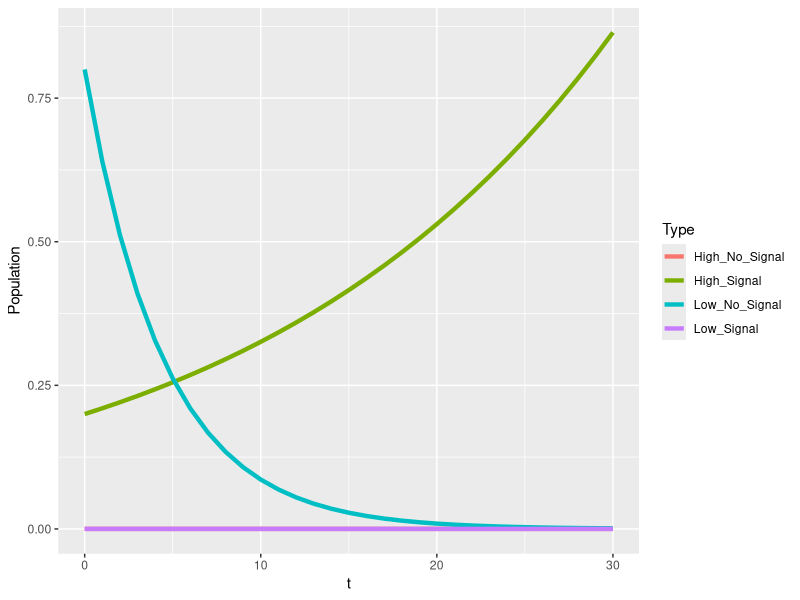
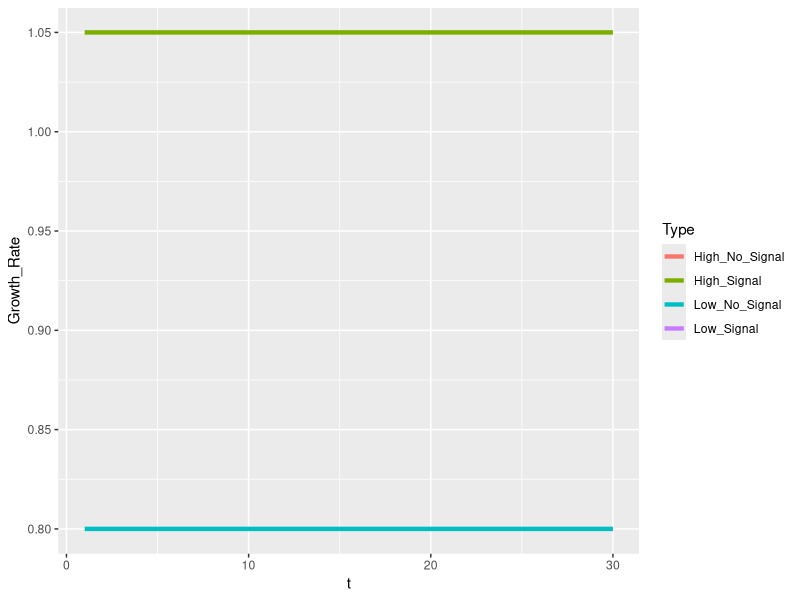
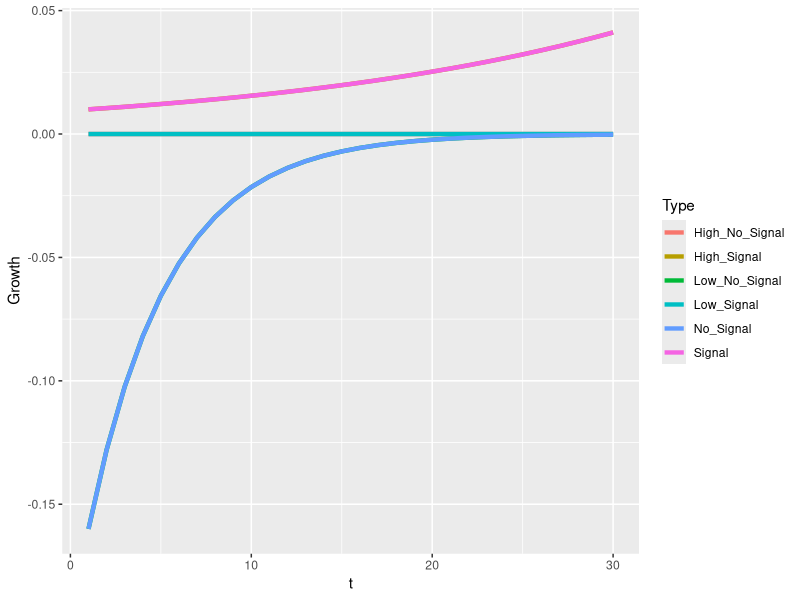
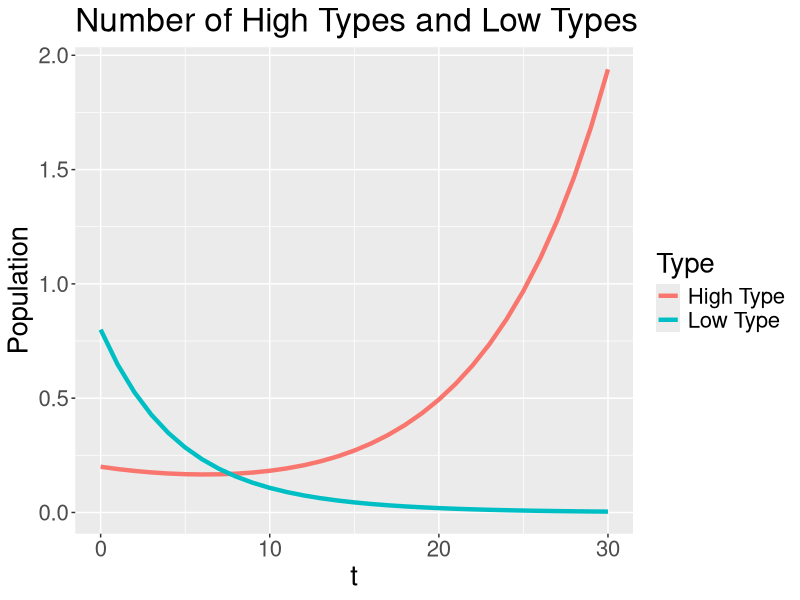
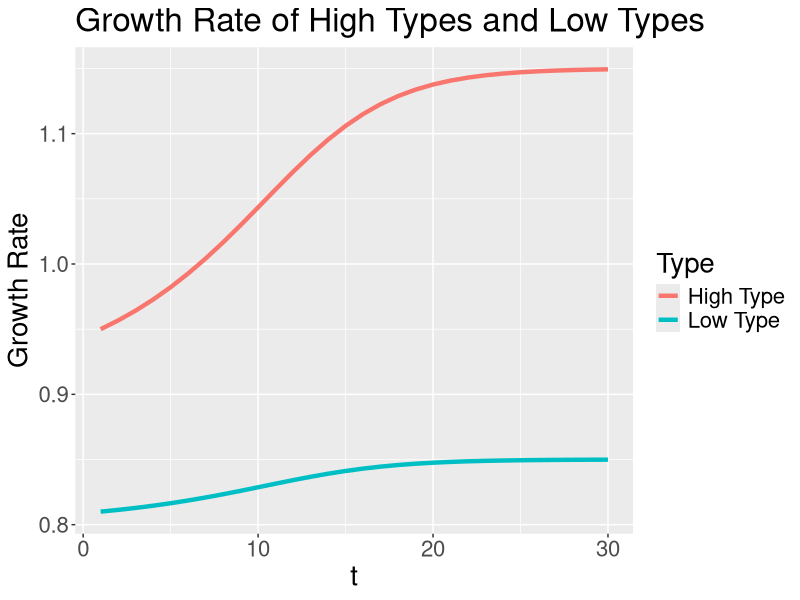
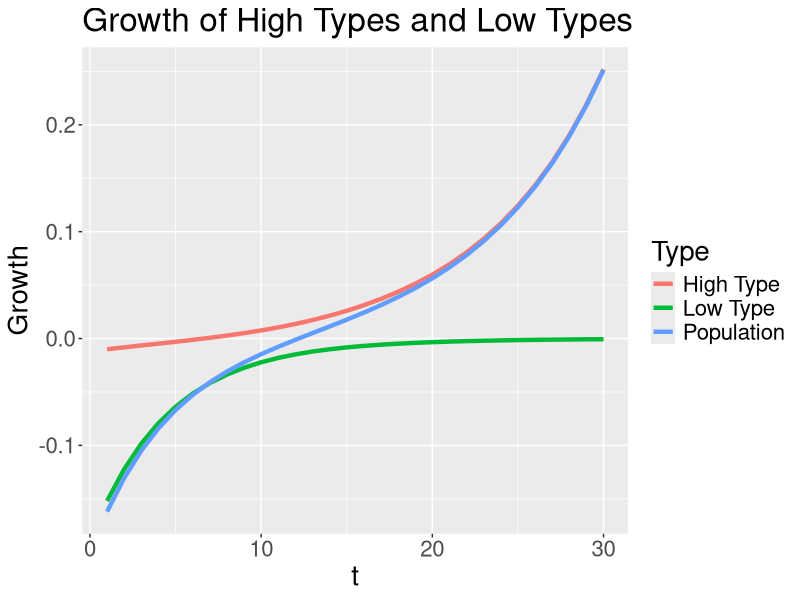
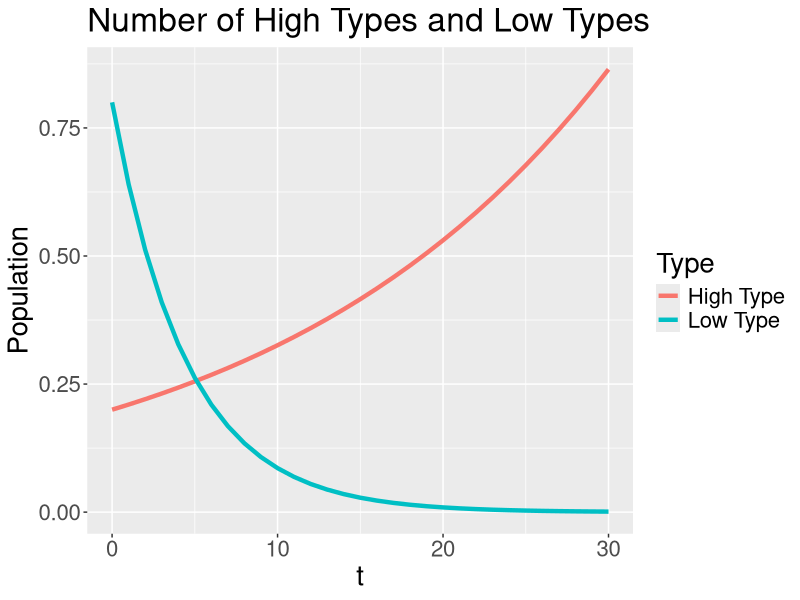
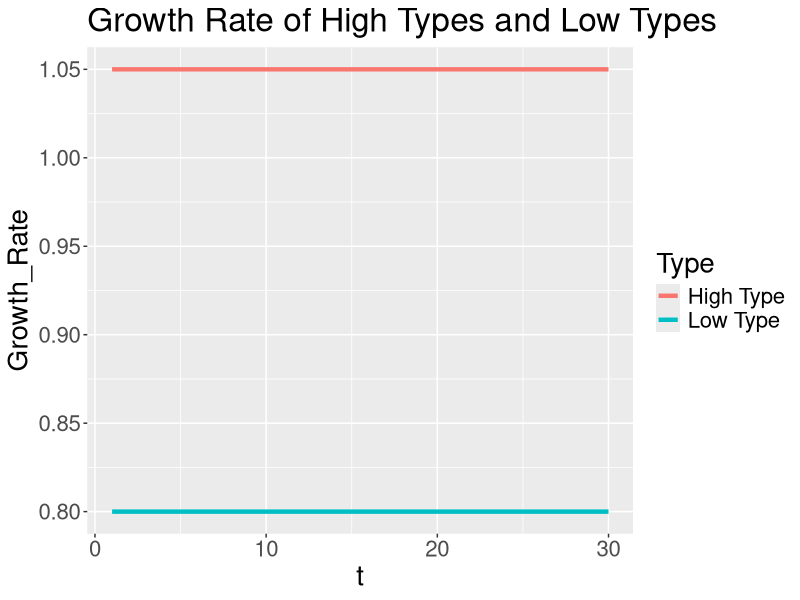

Source code (R) for these figures, in order:
library("tidyverse", "shiny", "stringr")

time = 30
vHH =1.15
vHL = .9
vLH = .85
vLL = .8
K = .1
ratio = .2
ratio_l = 0
ratio_h = 1
pop_grow = "Unbounded exponential growth"
#"Fixed population", "Unbounded exponential growth", "Logistic growth to capacity"
join_scenario = "Fight"
#"Fight", "Merge"
start = 20
beta = .2


evo = function(ratio, ratio_h, ratio_l, vHH, vHL, vLH, vLL, K, time, pop_grow){
  H_N = (1-ratio_h)*ratio
  H_S = ratio_h*ratio
  L_N = (1-ratio_l)*(1-ratio)
  L_S = ratio_l*(1-ratio)
  pop = data.frame(H_N,H_S,L_N,L_S)
  SHH = max(vHH - K, 0)
  SHL = max(vHL - K, 0)
  SLH = max(vLH - K, 0)
  SLL = max(vLL - K, 0)
  payoffs = data.frame(vHH,vHL,vLH,vLL,SHH,SHL,SLH,SLL)
  expected_payoffs = data.frame()
  for(i in 1:time){
    H_N = as.numeric(tail(pop,1)[1])
    H_S = as.numeric(tail(pop,1)[2])
    L_N = as.numeric(tail(pop,1)[3])
    L_S = as.numeric(tail(pop,1)[4])
    S_H = if(H_S+L_S>0){
      H_S/(H_S+L_S)} else {0}
    S_L = 1-S_H
    N_H = if(H_N+L_N>0){
      H_N/(H_N+L_N)} else {0}
    N_L = 1-N_H
    H_N_P = H_N*(N_H*as.numeric(payoffs[1])+N_L*as.numeric(payoffs[2]))
    H_S_P = H_S*(S_H*as.numeric(payoffs[5])+S_L*as.numeric(payoffs[6]))
    L_N_P = L_N*(N_H*as.numeric(payoffs[3])+N_L*as.numeric(payoffs[4]))
    L_S_P = L_S*(S_H*as.numeric(payoffs[7])+S_L*as.numeric(payoffs[8]))
    if (pop_grow == "Fixed population"){
      Total_P = H_N_P+H_S_P+L_N_P+L_S_P
      expected_payoffs1 = data.frame(High_No_Signal = H_N_P/(H_N*Total_P), High_Signal = H_S_P/(H_S*Total_P), Low_No_Signal = L_N_P/(L_N*Total_P), Low_Signal = L_S_P/(L_S*Total_P))
      H_N = H_N_P/Total_P
      H_S = H_S_P/Total_P
      L_N = L_N_P/Total_P
      L_S = L_S_P/Total_P
    }
    if (pop_grow == "Unbounded exponential growth") {
      expected_payoffs1 = data.frame(High_No_Signal = H_N_P/H_N, High_Signal = H_S_P/H_S, Low_No_Signal = L_N_P/L_N, Low_Signal = L_S_P/L_S)
      H_N = H_N_P
      H_S = H_S_P
      L_N = L_N_P
      L_S = L_S_P
    }
    pop1 = data.frame(H_N,H_S,L_N,L_S)
    pop = rbind(pop, pop1)
    expected_payoffs = rbind(expected_payoffs, expected_payoffs1)
  }
  
  growth = pop[2:(time+1),]-pop[1:time,]
  growth = growth %>%
    rename(High_No_Signal = H_N,
           High_Signal = H_S,
           Low_No_Signal = L_N,
           Low_Signal = L_S) %>%
    mutate(t = 1:time,
           Signal = High_Signal + Low_Signal,
           No_Signal = High_No_Signal + Low_No_Signal) %>%
    gather("No_Signal", "High_No_Signal", "Low_No_Signal", "Signal", "High_Signal", "Low_Signal", key = Type, value = "Growth")
  
  pop = pop %>%
    rename(High_No_Signal = H_N,
           High_Signal = H_S,
           Low_No_Signal = L_N,
           Low_Signal = L_S) %>%
    mutate(t = 0:time) %>%
    gather("High_No_Signal", "Low_No_Signal", "High_Signal", "Low_Signal", key = Type, value = "Population")
  
  expected_payoffs = expected_payoffs %>%
    mutate(t = 1:time) %>%
    gather("High_No_Signal", "Low_No_Signal", "High_Signal", "Low_Signal", key = Type, value = "Growth_Rate")
  list(pop, expected_payoffs, growth)
}

pop_evo = evo(ratio, ratio_h, ratio_l, vHH, vHL, vLH, vLL, K, time, pop_grow)[[1]]
rate_evo = evo(ratio, ratio_h, ratio_l, vHH, vHL, vLH, vLL, K, time, pop_grow)[[2]]
grow_evo = evo(ratio, ratio_h, ratio_l, vHH, vHL, vLH, vLL, K, time, pop_grow)[[3]]

ggplot(data = pop_evo, aes(x = t, y = Population, color = Type)) +
  geom_line(size = 1.5)

ggplot(data = rate_evo, aes(x = t, y = Growth_Rate, color = Type)) +
  geom_line(size = 1.5)

ggplot(data = grow_evo, aes(x = t, y = Growth, color = Type)) +
  geom_line(size = 1.5)


#make graphs for population evolution with no signaling

pop_evo = evo(ratio, 0, 0, vHH, vHL, vLH, vLL, K, time, pop_grow)[[1]]
rate_evo = evo(ratio, 0, 0, vHH, vHL, vLH, vLL, K, time, pop_grow)[[2]]
grow_evo = evo(ratio, 0, 0, vHH, vHL, vLH, vLL, K, time, pop_grow)[[3]]

pop_evo_NS = rbind(pop_evo[pop_evo$Type=="High_No_Signal",], pop_evo[pop_evo$Type=="Low_No_Signal",])
rate_evo_NS = rbind(rate_evo[rate_evo$Type=="High_No_Signal",], rate_evo[rate_evo$Type=="Low_No_Signal",])
grow_evo_NS = rbind(grow_evo[grow_evo$Type=="No_Signal",], grow_evo[grow_evo$Type=="High_No_Signal",], grow_evo[grow_evo$Type=="Low_No_Signal",])

pop_evo_NS$Type[pop_evo_NS$Type=="High_No_Signal"] = "High Type"
pop_evo_NS$Type[pop_evo_NS$Type=="Low_No_Signal"] = "Low Type"
rate_evo_NS$Type[rate_evo_NS$Type=="High_No_Signal"] = "High Type"
rate_evo_NS$Type[rate_evo_NS$Type=="Low_No_Signal"] = "Low Type"
grow_evo_NS$Type[grow_evo_NS$Type=="High_No_Signal"] = "High Type"
grow_evo_NS$Type[grow_evo_NS$Type=="Low_No_Signal"] = "Low Type"
grow_evo_NS$Type[grow_evo_NS$Type=="No_Signal"] = "Population"

ggplot(data = pop_evo_NS, aes(x = t, y = Population, color = Type)) +
  geom_line(size = 1.5) +
  theme(text = element_text(size = 20)) +
  ggtitle("Number of High Types and Low Types")

ggplot(data = rate_evo_NS, aes(x = t, y = Growth_Rate, color = Type)) +
  geom_line(size = 1.5) +
  theme(text = element_text(size = 20)) +
  labs(y = "Growth Rate") +
  ggtitle("Growth Rate of High Types and Low Types")

ggplot(data = grow_evo_NS, aes(x = t, y = Growth, color = Type)) +
  geom_line(size = 1.5) +
  theme(text = element_text(size = 20)) +
  ggtitle("Growth of High Types and Low Types")

#make graphs for population where only high type signals.

pop_evo = evo(ratio, 1, 0, vHH, vHL, vLH, vLL, K, time, pop_grow)[[1]]
rate_evo = evo(ratio, 1, 0, vHH, vHL, vLH, vLL, K, time, pop_grow)[[2]]
grow_evo = evo(ratio, 1, 0, vHH, vHL, vLH, vLL, K, time, pop_grow)[[3]]

grow_evo = grow_evo %>%
  pivot_wider(names_from = Type, values_from = Growth) %>%
  mutate(Signal = High_Signal+Low_No_Signal) %>%
  pivot_longer(!t, names_to = "Type", values_to = "Growth") %>%
  arrange(Type)

pop_evo_S = rbind(pop_evo[pop_evo$Type=="High_Signal",], pop_evo[pop_evo$Type=="Low_No_Signal",])
rate_evo_S = rbind(rate_evo[rate_evo$Type=="High_Signal",], rate_evo[rate_evo$Type=="Low_No_Signal",])
grow_evo_S = rbind(grow_evo[grow_evo$Type=="Signal",], grow_evo[grow_evo$Type=="High_Signal",], grow_evo[grow_evo$Type=="Low_No_Signal",])

pop_evo_S$Type[pop_evo_S$Type=="High_Signal"] = "High Type"
pop_evo_S$Type[pop_evo_S$Type=="Low_No_Signal"] = "Low Type"
rate_evo_S$Type[rate_evo_S$Type=="High_Signal"] = "High Type"
rate_evo_S$Type[rate_evo_S$Type=="Low_No_Signal"] = "Low Type"
grow_evo_S$Type[grow_evo_S$Type=="High_Signal"] = "High Type"
grow_evo_S$Type[grow_evo_S$Type=="Low_No_Signal"] = "Low Type"
grow_evo_S$Type[grow_evo_S$Type=="Signal"] = "Population"

ggplot(data = pop_evo_S, aes(x = t, y = Population, color = Type)) +
  geom_line(size = 1.5) +
  theme(text = element_text(size = 20)) +
  ggtitle("Number of High Types and Low Types")

ggplot(data = rate_evo_S, aes(x = t, y = Growth_Rate, color = Type)) +
  geom_line(size = 1.5) +
  theme(text = element_text(size = 20)) +
  ggtitle("Growth Rate of High Types and Low Types")

ggplot(data = grow_evo_S, aes(x = t, y = Growth, color = Type)) +
  geom_line(size = 1.5) +
  theme(text = element_text(size = 20)) +
  labs(y = "Growth Rate") +
  ggtitle("Growth of High Types and Low Types")

evo_elect = function(ratio, vHH, vHL, vLH, vLL, K, time){
  SHH = max(vHH - K, 0)
  SHL = max(vHL - K, 0)
  SLH = max(vLH - K, 0)
  SLL = max(vLL - K, 0)
  payoffs = data.frame(vHH,vHL,vLH,vLL,SHH,SHL,SLH,SLL)
  H = ratio
  L = 1-ratio
  vH = H*vHH+L*vHL
  if(SHH>vH){
    S = 1
  } else {
    S = 0
  }
  pop = data.frame(H,L,S)
  for(i in 1:time){
    H = as.numeric(tail(pop,1)[1])
    L = as.numeric(tail(pop,1)[2])
    vH = H*as.numeric(payoffs[1])+L*as.numeric(payoffs[2])
    if(SHH>vH){
      S = 1
      H_P = H*SHH
    } else {
      S = 0
      H_P = H*vH
    }
    L_P = L*((1-S)*(H*vLH+L*vLL)+S*vLL)
    Total_P = H_P+L_P
    H = H_P/Total_P
    L = L_P/Total_P
    pop1 = data.frame(H,L,S)
    pop = rbind(pop, pop1)
  }
  pop = pop %>%
    rename(High_Type = H,
           Low_Type = L,
           Signal = S) %>%
    mutate(t = 0:time) %>%
    gather("High_Type", "Low_Type", key = Type, value = Proportion)
  pop$Signal[pop$Type=="Low_Type"]=0
  pop$Signal = as.factor(pop$Signal)
  pop
}

pop_evo_elect = evo_elect(ratio, vHH, vHL, vLH, vLL, K, time)

pop_evo_electS = pop_evo_elect %>%
  filter(Signal == 1)
pop_evo_electS$Type = "High_Type_Signaling"

ggplot(data = pop_evo_elect, aes(x = t, y = Proportion, color = Type)) +
  geom_line()+
  geom_line(data = pop_evo_electS, aes(x = t, y = Proportion, color = Type))

evo_apart = function(ratio, vHH, vHL, vLH, vLL, K, time, pop_grow){
  H_N = ratio
  H_S = ratio
  L_N = 1-ratio
  L_S = 1-ratio
  pop = data.frame(H_N,H_S,L_N,L_S)
  SHH = max(vHH - K, 0)
  SHL = max(vHL - K, 0)
  SLH = max(vLH - K, 0)
  SLL = max(vLL - K, 0)
  payoffs = data.frame(vHH,vHL,vLH,vLL,SHH,SHL,SLH,SLL)
  expected_payoffs = data.frame()
  group_payoffs = data.frame()
  for(i in 1:time){
    H_N = as.numeric(tail(pop,1)[1])
    H_S = as.numeric(tail(pop,1)[2])
    L_N = as.numeric(tail(pop,1)[3])
    L_S = as.numeric(tail(pop,1)[4])
    S_H = if(H_S+L_S>0){
      H_S/(H_S+L_S)} else {0}
    S_L = 1-S_H
    N_H = if(H_N+L_N>0){
      H_N/(H_N+L_N)} else {0}
    N_L = 1-N_H
    H_N_P = H_N*(N_H*as.numeric(payoffs[1])+N_L*as.numeric(payoffs[2]))
    H_S_P = H_S*(S_H*as.numeric(payoffs[5])+S_L*as.numeric(payoffs[6]))
    L_N_P = L_N*(N_H*as.numeric(payoffs[3])+N_L*as.numeric(payoffs[4]))
    L_S_P = L_S*(S_H*as.numeric(payoffs[7])+S_L*as.numeric(payoffs[8]))
    if (pop_grow == "Fixed population"){
      Total_N_P = H_N_P+L_N_P
      Total_S_P = H_S_P+L_S_P
      expected_payoffs1 = data.frame(High_No_Signal = H_N_P/(H_N*Total_N_P), High_Signal = H_S_P/(H_S*Total_S_P), Low_No_Signal = L_N_P/(L_N*Total_N_P), Low_Signal = L_S_P/(L_S*Total_S_P))
      H_N = H_N_P/Total_N_P
      H_S = H_S_P/Total_S_P
      L_N = L_N_P/Total_N_P
      L_S = L_S_P/Total_S_P
    }
    if (pop_grow == "Unbounded exponential growth") {
      expected_payoffs1 = data.frame(High_No_Signal = H_N_P/H_N, High_Signal = H_S_P/H_S, Low_No_Signal = L_N_P/L_N, Low_Signal = L_S_P/L_S)
      H_N = H_N_P
      H_S = H_S_P
      L_N = L_N_P
      L_S = L_S_P
    }
    pop1 = data.frame(H_N,H_S,L_N,L_S)
    pop = rbind(pop, pop1)
    group_payoffs1 = data.frame(No_Signal = expected_payoffs1[[1]]*N_H + expected_payoffs1[[3]]*N_L, Signal = expected_payoffs1[[2]]*S_H + expected_payoffs1[[4]]*S_L)
    group_payoffs = rbind(group_payoffs, group_payoffs1)
    expected_payoffs = rbind(expected_payoffs, expected_payoffs1)
  }
  growth = pop[2:(time+1),]-pop[1:time,]
  growth = growth %>%
    rename(High_No_Signal = H_N,
           High_Signal = H_S,
           Low_No_Signal = L_N,
           Low_Signal = L_S) %>%
    mutate(t = 1:time,
           Signal = High_Signal + Low_Signal,
           No_Signal = High_No_Signal + Low_No_Signal) %>%
    gather("No_Signal", "High_No_Signal", "Low_No_Signal", "Signal", "High_Signal", "Low_Signal", key = Type, value = "Growth")
  
  pop = pop %>%
    rename(High_No_Signal = H_N,
           High_Signal = H_S,
           Low_No_Signal = L_N,
           Low_Signal = L_S) %>%
    mutate(t = 0:time,
           Signal = High_Signal + Low_Signal,
           No_Signal = High_No_Signal + Low_No_Signal) %>%
    gather("No_Signal", "High_No_Signal", "Low_No_Signal", "Signal", "High_Signal", "Low_Signal", key = Type, value = "Population")
  
  expected_payoffs = cbind(expected_payoffs,group_payoffs)
  expected_payoffs = expected_payoffs %>%
    mutate(t = 1:time) %>%
    gather("No_Signal", "High_No_Signal", "Low_No_Signal", "Signal", "High_Signal", "Low_Signal", key = Type, value = "Growth_Rate")
  list(pop, expected_payoffs, growth)
}

pop_evo_A = evo_apart(ratio, vHH, vHL, vLH, vLL, K, time, pop_grow)[[1]]
rate_evo_A = evo_apart(ratio, vHH, vHL, vLH, vLL, K, time, pop_grow)[[2]]
grow_evo_A = evo_apart(ratio, vHH, vHL, vLH, vLL, K, time, pop_grow)[[3]]

ggplot(data = pop_evo_A, aes(x = t, y = Population, color = Type)) +
  geom_line()

ggplot(data = rate_evo_A, aes(x = t, y = Growth_Rate, color = Type))+
  geom_line()

ggplot(data = grow_evo_A, aes(x = t, y = Growth, color = Type))+
  geom_line()

evo_join = function(ratio, vHH, vHL, vLH, vLL, K, time, pop_grow, join_scenario){
  H_N = ratio
  H_S = ratio
  L_N = 1-ratio
  L_S = 1-ratio
  pop = data.frame(H_N,H_S,L_N,L_S)
  SHH = max(vHH - K, 0)
  SHL = max(vHL - K, 0)
  SLH = max(vLH - K, 0)
  SLL = max(vLL - K, 0)
  payoffs = data.frame(vHH,vHL,vLH,vLL,SHH,SHL,SLH,SLL)
  expected_payoffs = data.frame()
  group_payoffs = data.frame()
  for(i in 1:ceiling(time/2)){
    H_N = as.numeric(tail(pop,1)[1])
    H_S = as.numeric(tail(pop,1)[2])
    L_N = as.numeric(tail(pop,1)[3])
    L_S = as.numeric(tail(pop,1)[4])
    S_H = if(H_S+L_S>0){
      H_S/(H_S+L_S)} else {0}
    S_L = 1-S_H
    N_H = if(H_N+L_N>0){
      H_N/(H_N+L_N)} else {0}
    N_L = 1-N_H
    H_N_P = H_N*(N_H*as.numeric(payoffs[1])+N_L*as.numeric(payoffs[2]))
    H_S_P = H_S*(S_H*as.numeric(payoffs[5])+S_L*as.numeric(payoffs[6]))
    L_N_P = L_N*(N_H*as.numeric(payoffs[3])+N_L*as.numeric(payoffs[4]))
    L_S_P = L_S*(S_H*as.numeric(payoffs[7])+S_L*as.numeric(payoffs[8]))
    if (pop_grow == "Fixed population"){
      Total_N_P = H_N_P+L_N_P
      Total_S_P = H_S_P+L_S_P
      expected_payoffs1 = data.frame(High_No_Signal = H_N_P/(H_N*Total_N_P), High_Signal = H_S_P/(H_S*Total_S_P), Low_No_Signal = L_N_P/(L_N*Total_N_P), Low_Signal = L_S_P/(L_S*Total_S_P))
      H_N = H_N_P/Total_N_P
      H_S = H_S_P/Total_S_P
      L_N = L_N_P/Total_N_P
      L_S = L_S_P/Total_S_P
    }
    if (pop_grow == "Unbounded exponential growth") {
      expected_payoffs1 = data.frame(High_No_Signal = H_N_P/H_N, High_Signal = H_S_P/H_S, Low_No_Signal = L_N_P/L_N, Low_Signal = L_S_P/L_S)
      H_N = H_N_P
      H_S = H_S_P
      L_N = L_N_P
      L_S = L_S_P
    }
    pop1 = data.frame(H_N,H_S,L_N,L_S)
    pop = rbind(pop, pop1)
    group_payoffs1 = data.frame(No_Signal = expected_payoffs1[[1]]*N_H + expected_payoffs1[[3]]*N_L, Signal = expected_payoffs1[[2]]*S_H + expected_payoffs1[[4]]*S_L)
    group_payoffs = rbind(group_payoffs, group_payoffs1)
    expected_payoffs = rbind(expected_payoffs, expected_payoffs1)
  }
  if (join_scenario == "Merge"){
    if (pop_grow == "Fixed population"){
      pop1 = pop1/2
      pop = rbind(pop,pop1)
      group_payoffs1 = group_payoffs1/2
      group_payoffs = rbind(group_payoffs, group_payoffs1)
      expected_payoffs1 = expected_payoffs1/2
      expected_payoffs = rbind(expected_payoffs, expected_payoffs1)
      for(i in (ceiling(time/2)+1):time){
        H_N = as.numeric(tail(pop,1)[1])
        H_S = as.numeric(tail(pop,1)[2])
        L_N = as.numeric(tail(pop,1)[3])
        L_S = as.numeric(tail(pop,1)[4])
        S_H = if(H_S+L_S>0){
          H_S/(H_S+L_S)} else {0}
        S_L = 1-S_H
        N_H = if(H_N+L_N>0){
          H_N/(H_N+L_N)} else {0}
        N_L = 1-N_H
        H_N_P = H_N*(N_H*as.numeric(payoffs[1])+N_L*as.numeric(payoffs[2]))
        H_S_P = H_S*(S_H*as.numeric(payoffs[5])+S_L*as.numeric(payoffs[6]))
        L_N_P = L_N*(N_H*as.numeric(payoffs[3])+N_L*as.numeric(payoffs[4]))
        L_S_P = L_S*(S_H*as.numeric(payoffs[7])+S_L*as.numeric(payoffs[8]))
        Total_P = H_N_P+L_N_P+H_S_P+L_S_P
        expected_payoffs1 = data.frame(High_No_Signal = H_N_P/(H_N*Total_P), High_Signal = H_S_P/(H_S*Total_P), Low_No_Signal = L_N_P/(L_N*Total_P), Low_Signal = L_S_P/(L_S*Total_P))
        H_N = H_N_P/Total_P
        H_S = H_S_P/Total_P
        L_N = L_N_P/Total_P
        L_S = L_S_P/Total_P
        pop1 = data.frame(H_N,H_S,L_N,L_S)
        pop = rbind(pop, pop1)
        group_payoffs1 = data.frame(No_Signal = expected_payoffs1[[1]]*N_H + expected_payoffs1[[3]]*N_L, Signal = expected_payoffs1[[2]]*S_H + expected_payoffs1[[4]]*S_L)
        group_payoffs = rbind(group_payoffs, group_payoffs1)
        expected_payoffs = rbind(expected_payoffs, expected_payoffs1)
      }
    }
    if (pop_grow == "Unbounded exponential growth"){
      pop = rbind(pop,pop1)
      group_payoffs = rbind(group_payoffs, group_payoffs1)
      expected_payoffs = rbind(expected_payoffs, expected_payoffs1)
      for(i in (ceiling(time/2)+1):time){
        H_N = as.numeric(tail(pop,1)[1])
        H_S = as.numeric(tail(pop,1)[2])
        L_N = as.numeric(tail(pop,1)[3])
        L_S = as.numeric(tail(pop,1)[4])
        S_H = if(H_S+L_S>0){
          H_S/(H_S+L_S)} else {0}
        S_L = 1-S_H
        N_H = if(H_N+L_N>0){
          H_N/(H_N+L_N)} else {0}
        N_L = 1-N_H
        H_N_P = H_N*(N_H*as.numeric(payoffs[1])+N_L*as.numeric(payoffs[2]))
        H_S_P = H_S*(S_H*as.numeric(payoffs[5])+S_L*as.numeric(payoffs[6]))
        L_N_P = L_N*(N_H*as.numeric(payoffs[3])+N_L*as.numeric(payoffs[4]))
        L_S_P = L_S*(S_H*as.numeric(payoffs[7])+S_L*as.numeric(payoffs[8]))
        expected_payoffs1 = data.frame(High_No_Signal = H_N_P/H_N, High_Signal = H_S_P/H_S, Low_No_Signal = L_N_P/L_N, Low_Signal = L_S_P/L_S)
        H_N = H_N_P
        H_S = H_S_P
        L_N = L_N_P
        L_S = L_S_P
        pop1 = data.frame(H_N,H_S,L_N,L_S)
        pop = rbind(pop, pop1)
        group_payoffs1 = data.frame(No_Signal = expected_payoffs1[[1]]*N_H + expected_payoffs1[[3]]*N_L, Signal = expected_payoffs1[[2]]*S_H + expected_payoffs1[[4]]*S_L)
        group_payoffs = rbind(group_payoffs, group_payoffs1)
        expected_payoffs = rbind(expected_payoffs, expected_payoffs1)
      }
    }
  }
  if (join_scenario == "Fight"){
    if (pop_grow == "Fixed population"){
      pop1 = pop1/2
      pop = rbind(pop,pop1)
      group_payoffs1 = group_payoffs1/2
      group_payoffs = rbind(group_payoffs, group_payoffs1)
      expected_payoffs1 = expected_payoffs1/2
      expected_payoffs = rbind(expected_payoffs, expected_payoffs1)
      for(i in (ceiling(time/2)+1):time){
        H_N = as.numeric(tail(pop,1)[1])
        H_S = as.numeric(tail(pop,1)[2])
        L_N = as.numeric(tail(pop,1)[3])
        L_S = as.numeric(tail(pop,1)[4])
        #Fight where each kills .5 of other group
        S_D = (H_S+L_S)*.5
        N_D = (H_N+L_N)*.5
        S_H = if(H_S+L_S>0){
          H_S/(H_S+L_S)} else {0}
        S_L = 1-S_H
        N_H = if(H_N+L_N>0){
          H_N/(H_N+L_N)} else {0}
        N_L = 1-N_H
        H_N = max(H_N-S_D*N_H,0)
        H_S = max(H_S-N_D*S_H,0)
        L_N = max(L_N-S_D*N_L,0)
        L_S = max(L_S-N_D*S_L,0)
        #Reproduce
        S_H = if(H_S+L_S>0){
          H_S/(H_S+L_S)} else {0}
        S_L = 1-S_H
        N_H = if(H_N+L_N>0){
          H_N/(H_N+L_N)} else {0}
        N_L = 1-N_H
        H_N_P = H_N*(N_H*as.numeric(payoffs[1])+N_L*as.numeric(payoffs[2]))
        H_S_P = H_S*(S_H*as.numeric(payoffs[5])+S_L*as.numeric(payoffs[6]))
        L_N_P = L_N*(N_H*as.numeric(payoffs[3])+N_L*as.numeric(payoffs[4]))
        L_S_P = L_S*(S_H*as.numeric(payoffs[7])+S_L*as.numeric(payoffs[8]))
        Total_P = H_N_P+L_N_P+H_S_P+L_S_P
        expected_payoffs1 = data.frame(High_No_Signal = H_N_P/(H_N*Total_P), High_Signal = H_S_P/(H_S*Total_P), Low_No_Signal = L_N_P/(L_N*Total_P), Low_Signal = L_S_P/(L_S*Total_P))
        H_N = H_N_P/Total_P
        H_S = H_S_P/Total_P
        L_N = L_N_P/Total_P
        L_S = L_S_P/Total_P
        pop1 = data.frame(H_N,H_S,L_N,L_S)
        pop = rbind(pop, pop1)
        group_payoffs1 = data.frame(No_Signal = expected_payoffs1[[1]]*N_H + expected_payoffs1[[3]]*N_L, Signal = expected_payoffs1[[2]]*S_H + expected_payoffs1[[4]]*S_L)
        group_payoffs = rbind(group_payoffs, group_payoffs1)
        expected_payoffs = rbind(expected_payoffs, expected_payoffs1)
      }
    }
    if (pop_grow == "Unbounded exponential growth"){
      pop = rbind(pop,pop1)
      group_payoffs = rbind(group_payoffs, group_payoffs1)
      expected_payoffs = rbind(expected_payoffs, expected_payoffs1)
      for(i in (ceiling(time/2)+1):time){
        H_N = as.numeric(tail(pop,1)[1])
        H_S = as.numeric(tail(pop,1)[2])
        L_N = as.numeric(tail(pop,1)[3])
        L_S = as.numeric(tail(pop,1)[4])
        #Fight where each kills .5 of other group
        S_D = (H_S+L_S)*.5
        N_D = (H_N+L_N)*.5
        S_H = if(H_S+L_S>0){
          H_S/(H_S+L_S)} else {0}
        S_L = 1-S_H
        N_H = if(H_N+L_N>0){
          H_N/(H_N+L_N)} else {0}
        N_L = 1-N_H
        H_N = max(H_N-S_D*N_H,0)
        H_S = max(H_S-N_D*S_H,0)
        L_N = max(L_N-S_D*N_L,0)
        L_S = max(L_S-N_D*S_L,0)
        #Reproduce
        S_H = if(H_S+L_S>0){
          H_S/(H_S+L_S)} else {0}
        S_L = 1-S_H
        N_H = if(H_N+L_N>0){
          H_N/(H_N+L_N)} else {0}
        N_L = 1-N_H
        H_N_P = H_N*(N_H*as.numeric(payoffs[1])+N_L*as.numeric(payoffs[2]))
        H_S_P = H_S*(S_H*as.numeric(payoffs[5])+S_L*as.numeric(payoffs[6]))
        L_N_P = L_N*(N_H*as.numeric(payoffs[3])+N_L*as.numeric(payoffs[4]))
        L_S_P = L_S*(S_H*as.numeric(payoffs[7])+S_L*as.numeric(payoffs[8]))
        expected_payoffs1 = data.frame(High_No_Signal = H_N_P/H_N, High_Signal = H_S_P/H_S, Low_No_Signal = L_N_P/L_N, Low_Signal = L_S_P/L_S)
        H_N = H_N_P
        H_S = H_S_P
        L_N = L_N_P
        L_S = L_S_P
        pop1 = data.frame(H_N,H_S,L_N,L_S)
        pop = rbind(pop, pop1)
        group_payoffs1 = data.frame(No_Signal = expected_payoffs1[[1]]*N_H + expected_payoffs1[[3]]*N_L, Signal = expected_payoffs1[[2]]*S_H + expected_payoffs1[[4]]*S_L)
        group_payoffs = rbind(group_payoffs, group_payoffs1)
        expected_payoffs = rbind(expected_payoffs, expected_payoffs1)
      }
    }
  }
  growth = pop[2:(time+2),]-pop[1:(time+1),]
  growth[ceiling(time/2)+1,]=NA
  growth = growth %>%
    rename(High_No_Signal = H_N,
           High_Signal = H_S,
           Low_No_Signal = L_N,
           Low_Signal = L_S) %>%
    mutate(t = 1:(time+1),
           Signal = High_Signal + Low_Signal,
           No_Signal = High_No_Signal + Low_No_Signal) %>%
    gather("No_Signal", "High_No_Signal", "Low_No_Signal", "Signal", "High_Signal", "Low_Signal", key = Type, value = "Growth")
  
  pop = pop %>%
    rename(High_No_Signal = H_N,
           High_Signal = H_S,
           Low_No_Signal = L_N,
           Low_Signal = L_S) %>%
    mutate(t = 0:(time+1),
           Signal = High_Signal + Low_Signal,
           No_Signal = High_No_Signal + Low_No_Signal) %>%
    gather("No_Signal", "High_No_Signal", "Low_No_Signal", "Signal", "High_Signal", "Low_Signal", key = Type, value = "Population")
  
  expected_payoffs = cbind(expected_payoffs,group_payoffs)
  expected_payoffs[ceiling(time/2)+1,]=NA
  expected_payoffs = expected_payoffs %>%
    mutate(t = 1:(time+1)) %>%
    gather("No_Signal", "High_No_Signal", "Low_No_Signal", "Signal", "High_Signal", "Low_Signal", key = Type, value = "Growth_Rate")
  list(pop, expected_payoffs, growth)
}

test=evo_join(ratio, vHH, vHL, vLH, vLL, K, time, pop_grow, join_scenario)


ggplot(data = test[[1]], aes(x = t, y = Population, color = Type)) +
  geom_line()+
  geom_vline(xintercept = ceiling(time/2))+
  geom_vline(xintercept = ceiling(time/2)+1)

ggplot(data = test[[2]], aes(x = t, y = Growth_Rate, color = Type)) +
  geom_line()+
  geom_vline(xintercept = ceiling(time/2))+
  geom_vline(xintercept = ceiling(time/2)+2)

ggplot(data = test[[3]], aes(x = t, y = Growth, color = Type)) +
  geom_line()+
  geom_vline(xintercept = ceiling(time/2))+
  geom_vline(xintercept = ceiling(time/2)+2)

evo_apart_high = function(ratio, vHH, vHL, vLH, vLL, K, time, pop_grow){
  H_N = ratio
  H_S = ratio
  L_N = 1-ratio
  L_S = 1-ratio
  pop = data.frame(H_N,H_S,L_N,L_S)
  SHH = max(vHH - K, 0)
  SHL = max(vHL - K, 0)
  SLH = max(vLH - K, 0)
  SLL = max(vLL - K, 0)
  payoffs = data.frame(vHH,vHL,vLH,vLL,SHH,SHL,SLH,SLL)
  expected_payoffs = data.frame()
  group_payoffs = data.frame()
  for(i in 1:time){
    H_N = as.numeric(tail(pop,1)[1])
    H_S = as.numeric(tail(pop,1)[2])
    L_N = as.numeric(tail(pop,1)[3])
    L_S = as.numeric(tail(pop,1)[4])
    S_H = if(H_S+L_S>0){
      H_S/(H_S+L_S)} else {0}
    S_L = 1-S_H
    N_H = if(H_N+L_N>0){
      H_N/(H_N+L_N)} else {0}
    N_L = 1-N_H
    H_N_P = H_N*(N_H*as.numeric(payoffs[1])+N_L*as.numeric(payoffs[2]))
    H_S_P = SHH*H_S
    L_N_P = L_N*(N_H*as.numeric(payoffs[3])+N_L*as.numeric(payoffs[4]))
    L_S_P = vLL*L_S
    if (pop_grow == "Fixed population"){
      Total_N_P = H_N_P+L_N_P
      Total_S_P = H_S_P+L_S_P
      expected_payoffs1 = data.frame(High_No_Signal = H_N_P/(H_N*Total_N_P), High_Signal = H_S_P/(H_S*Total_S_P), Low_No_Signal = L_N_P/(L_N*Total_N_P), Low_Signal = L_S_P/(L_S*Total_S_P))
      H_N = H_N_P/Total_N_P
      H_S = H_S_P/Total_S_P
      L_N = L_N_P/Total_N_P
      L_S = L_S_P/Total_S_P
    }
    if (pop_grow == "Unbounded exponential growth") {
      expected_payoffs1 = data.frame(High_No_Signal = H_N_P/H_N, High_Signal = H_S_P/H_S, Low_No_Signal = L_N_P/L_N, Low_Signal = L_S_P/L_S)
      H_N = H_N_P
      H_S = H_S_P
      L_N = L_N_P
      L_S = L_S_P
    }
    pop1 = data.frame(H_N,H_S,L_N,L_S)
    pop = rbind(pop, pop1)
    group_payoffs1 = data.frame(No_Signal = expected_payoffs1[[1]]*N_H + expected_payoffs1[[3]]*N_L, Signal = expected_payoffs1[[2]]*S_H + expected_payoffs1[[4]]*S_L)
    group_payoffs = rbind(group_payoffs, group_payoffs1)
    expected_payoffs = rbind(expected_payoffs, expected_payoffs1)
  }
  growth = pop[2:(time+1),]-pop[1:time,]
  growth = growth %>%
    rename(High_No_Signal = H_N,
           High_Signal = H_S,
           Low_No_Signal = L_N,
           Low_Signal = L_S) %>%
    mutate(t = 1:time,
           Signal = High_Signal + Low_Signal,
           No_Signal = High_No_Signal + Low_No_Signal) %>%
    gather("No_Signal", "High_No_Signal", "Low_No_Signal", "Signal", "High_Signal", "Low_Signal", key = Type, value = "Growth")
  
  pop = pop %>%
    rename(High_No_Signal = H_N,
           High_Signal = H_S,
           Low_No_Signal = L_N,
           Low_Signal = L_S) %>%
    mutate(t = 0:time,
           Signal = High_Signal + Low_Signal,
           No_Signal = High_No_Signal + Low_No_Signal) %>%
    gather("No_Signal", "High_No_Signal", "Low_No_Signal", "Signal", "High_Signal", "Low_Signal", key = Type, value = "Population")
  
  expected_payoffs = cbind(expected_payoffs,group_payoffs)
  expected_payoffs = expected_payoffs %>%
    mutate(t = 1:time) %>%
    gather("No_Signal", "High_No_Signal", "Low_No_Signal", "Signal", "High_Signal", "Low_Signal", key = Type, value = "Growth_Rate")
  list(pop, expected_payoffs, growth)
}

pop_evo_A_H = evo_apart_high(ratio, vHH, vHL, vLH, vLL, K, time,pop_grow)[[1]]
rate_evo_A_H = evo_apart_high(ratio, vHH, vHL, vLH, vLL, K, time, pop_grow)[[2]]
grow_evo_A_H = evo_apart_high(ratio, vHH, vHL, vLH, vLL, K, time, pop_grow)[[3]]

ggplot(data = pop_evo_A_H, aes(x = t, y = Population, color = Type)) +
  geom_line()

ggplot(data = rate_evo_A_H, aes(x = t, y = Growth_Rate, color = Type))+
  geom_line()

ggplot(data = grow_evo_A_H, aes(x = t, y = Growth, color = Type))+
  geom_line()

evo_join_high = function(ratio, vHH, vHL, vLH, vLL, K, time, pop_grow, join_scenario, beta, start){
  H_N = ratio
  H_S = ratio
  L_N = 1-ratio
  L_S = 1-ratio
  pop = data.frame(H_N,H_S,L_N,L_S)
  SHH = max(vHH - K, 0)
  SHL = max(vHL - K, 0)
  SLH = max(vLH - K, 0)
  SLL = max(vLL - K, 0)
  payoffs = data.frame(vHH,vHL,vLH,vLL,SHH,SHL,SLH,SLL)
  expected_payoffs = data.frame()
  group_payoffs = data.frame()
  if (start != 1){
    for(i in 1:(start-1)){
      H_N = as.numeric(tail(pop,1)[1])
      H_S = as.numeric(tail(pop,1)[2])
      L_N = as.numeric(tail(pop,1)[3])
      L_S = as.numeric(tail(pop,1)[4])
      S_H = if(H_S+L_S>0){
        H_S/(H_S+L_S)} else {0}
      S_L = 1-S_H
      N_H = if(H_N+L_N>0){
        H_N/(H_N+L_N)} else {0}
      N_L = 1-N_H
      H_N_P = H_N*(N_H*as.numeric(payoffs[1])+N_L*as.numeric(payoffs[2]))
      H_S_P = SHH*H_S
      L_N_P = L_N*(N_H*as.numeric(payoffs[3])+N_L*as.numeric(payoffs[4]))
      L_S_P = vLL*L_S
      if (pop_grow == "Fixed population"){
        Total_N_P = H_N_P+L_N_P
        Total_S_P = H_S_P+L_S_P
        expected_payoffs1 = data.frame(High_No_Signal = H_N_P/(H_N*Total_N_P), High_Signal = H_S_P/(H_S*Total_S_P), Low_No_Signal = L_N_P/(L_N*Total_N_P), Low_Signal = L_S_P/(L_S*Total_S_P))
        H_N = H_N_P/Total_N_P
        H_S = H_S_P/Total_S_P
        L_N = L_N_P/Total_N_P
        L_S = L_S_P/Total_S_P
      }
      if (pop_grow == "Unbounded exponential growth") {
        expected_payoffs1 = data.frame(High_No_Signal = H_N_P/H_N, High_Signal = H_S_P/H_S, Low_No_Signal = L_N_P/L_N, Low_Signal = L_S_P/L_S)
        H_N = H_N_P
        H_S = H_S_P
        L_N = L_N_P
        L_S = L_S_P
      }
      pop1 = data.frame(H_N,H_S,L_N,L_S)
      pop = rbind(pop, pop1)
      group_payoffs1 = data.frame(No_Signal = expected_payoffs1[[1]]*N_H + expected_payoffs1[[3]]*N_L, Signal = expected_payoffs1[[2]]*S_H + expected_payoffs1[[4]]*S_L)
      group_payoffs = rbind(group_payoffs, group_payoffs1)
      expected_payoffs = rbind(expected_payoffs, expected_payoffs1)
    }
  }
  if (join_scenario == "Merge"){
    if (pop_grow == "Fixed population"){
      for(i in start:time){
        H_N = as.numeric(tail(pop,1)[1])
        H_S = as.numeric(tail(pop,1)[2])
        L_N = as.numeric(tail(pop,1)[3])
        L_S = as.numeric(tail(pop,1)[4])
        S_H = if(H_S+L_S>0){
          H_S/(H_S+L_S)} else {0}
        S_L = 1-S_H
        N_H = if(H_N+L_N>0){
          H_N/(H_N+L_N)} else {0}
        N_L = 1-N_H
        H_N_P = H_N*(N_H*as.numeric(payoffs[1])+N_L*as.numeric(payoffs[2]))
        H_S_P = H_S*SHH
        L_N_P = L_N*(N_H*as.numeric(payoffs[3])+N_L*as.numeric(payoffs[4]))
        L_S_P = L_S*vLL
        Total_P = H_N_P+L_N_P+H_S_P+L_S_P
        expected_payoffs1 = data.frame(High_No_Signal = H_N_P/(H_N*Total_P), High_Signal = H_S_P/(H_S*Total_P), Low_No_Signal = L_N_P/(L_N*Total_P), Low_Signal = L_S_P/(L_S*Total_P))
        H_N = H_N_P/Total_P
        H_S = H_S_P/Total_P
        L_N = L_N_P/Total_P
        L_S = L_S_P/Total_P
        pop1 = data.frame(H_N,H_S,L_N,L_S)
        pop = rbind(pop, pop1)
        group_payoffs1 = data.frame(No_Signal = expected_payoffs1[[1]]*N_H + expected_payoffs1[[3]]*N_L, Signal = expected_payoffs1[[2]]*S_H + expected_payoffs1[[4]]*S_L)
        group_payoffs = rbind(group_payoffs, group_payoffs1)
        expected_payoffs = rbind(expected_payoffs, expected_payoffs1)
      }
    }
    if (pop_grow == "Unbounded exponential growth"){
      for(i in start:time){
        H_N = as.numeric(tail(pop,1)[1])
        H_S = as.numeric(tail(pop,1)[2])
        L_N = as.numeric(tail(pop,1)[3])
        L_S = as.numeric(tail(pop,1)[4])
        S_H = if(H_S+L_S>0){
          H_S/(H_S+L_S)} else {0}
        S_L = 1-S_H
        N_H = if(H_N+L_N>0){
          H_N/(H_N+L_N)} else {0}
        N_L = 1-N_H
        H_N_P = H_N*(N_H*as.numeric(payoffs[1])+N_L*as.numeric(payoffs[2]))
        H_S_P = H_S*SHH
        L_N_P = L_N*(N_H*as.numeric(payoffs[3])+N_L*as.numeric(payoffs[4]))
        L_S_P = L_S*vLL
        expected_payoffs1 = data.frame(High_No_Signal = H_N_P/H_N, High_Signal = H_S_P/H_S, Low_No_Signal = L_N_P/L_N, Low_Signal = L_S_P/L_S)
        H_N = H_N_P
        H_S = H_S_P
        L_N = L_N_P
        L_S = L_S_P
        pop1 = data.frame(H_N,H_S,L_N,L_S)
        pop = rbind(pop, pop1)
        group_payoffs1 = data.frame(No_Signal = expected_payoffs1[[1]]*N_H + expected_payoffs1[[3]]*N_L, Signal = expected_payoffs1[[2]]*S_H + expected_payoffs1[[4]]*S_L)
        group_payoffs = rbind(group_payoffs, group_payoffs1)
        expected_payoffs = rbind(expected_payoffs, expected_payoffs1)
      }
    }
  }
  if (join_scenario == "Fight"){
    if (pop_grow == "Fixed population"){
      for(i in start:time){
        H_N = as.numeric(tail(pop,1)[1])
        H_S = as.numeric(tail(pop,1)[2])
        L_N = as.numeric(tail(pop,1)[3])
        L_S = as.numeric(tail(pop,1)[4])
        #Fight where each kills beta of other group
        S_D = (H_S+L_S)*beta
        N_D = (H_N+L_N)*beta
        S_H = if(H_S+L_S>0){
          H_S/(H_S+L_S)} else {0}
        S_L = 1-S_H
        N_H = if(H_N+L_N>0){
          H_N/(H_N+L_N)} else {0}
        N_L = 1-N_H
        H_N = max(H_N-S_D*N_H,0)
        H_S = max(H_S-N_D*S_H,0)
        L_N = max(L_N-S_D*N_L,0)
        L_S = max(L_S-N_D*S_L,0)
        #Reproduce
        S_H = if(H_S+L_S>0){
          H_S/(H_S+L_S)} else {0}
        S_L = 1-S_H
        N_H = if(H_N+L_N>0){
          H_N/(H_N+L_N)} else {0}
        N_L = 1-N_H
        H_N_P = H_N*(N_H*as.numeric(payoffs[1])+N_L*as.numeric(payoffs[2]))
        H_S_P = H_S*SHH
        L_N_P = L_N*(N_H*as.numeric(payoffs[3])+N_L*as.numeric(payoffs[4]))
        L_S_P = L_S*vLL
        Total_P = H_N_P+L_N_P+H_S_P+L_S_P
        expected_payoffs1 = data.frame(High_No_Signal = H_N_P/(H_N*Total_P), High_Signal = H_S_P/(H_S*Total_P), Low_No_Signal = L_N_P/(L_N*Total_P), Low_Signal = L_S_P/(L_S*Total_P))
        H_N = H_N_P/Total_P
        H_S = H_S_P/Total_P
        L_N = L_N_P/Total_P
        L_S = L_S_P/Total_P
        pop1 = data.frame(H_N,H_S,L_N,L_S)
        pop = rbind(pop, pop1)
        group_payoffs1 = data.frame(No_Signal = expected_payoffs1[[1]]*N_H + expected_payoffs1[[3]]*N_L, Signal = expected_payoffs1[[2]]*S_H + expected_payoffs1[[4]]*S_L)
        group_payoffs = rbind(group_payoffs, group_payoffs1)
        expected_payoffs = rbind(expected_payoffs, expected_payoffs1)
      }
    }
    if (pop_grow == "Unbounded exponential growth"){
      for(i in start:time){
        H_N = as.numeric(tail(pop,1)[1])
        H_S = as.numeric(tail(pop,1)[2])
        L_N = as.numeric(tail(pop,1)[3])
        L_S = as.numeric(tail(pop,1)[4])
        #Fight where each kills beta of other group
        S_D = (H_S+L_S)*beta
        N_D = (H_N+L_N)*beta
        S_H = if(H_S+L_S>0){
          H_S/(H_S+L_S)} else {0}
        S_L = 1-S_H
        N_H = if(H_N+L_N>0){
          H_N/(H_N+L_N)} else {0}
        N_L = 1-N_H
        H_N = max(H_N-S_D*N_H,0)
        H_S = max(H_S-N_D*S_H,0)
        L_N = max(L_N-S_D*N_L,0)
        L_S = max(L_S-N_D*S_L,0)
        #Reproduce
        S_H = if(H_S+L_S>0){
          H_S/(H_S+L_S)} else {0}
        S_L = 1-S_H
        N_H = if(H_N+L_N>0){
          H_N/(H_N+L_N)} else {0}
        N_L = 1-N_H
        H_N_P = H_N*(N_H*as.numeric(payoffs[1])+N_L*as.numeric(payoffs[2]))
        H_S_P = H_S*SHH
        L_N_P = L_N*(N_H*as.numeric(payoffs[3])+N_L*as.numeric(payoffs[4]))
        L_S_P = L_S*vLL
        expected_payoffs1 = data.frame(High_No_Signal = H_N_P/H_N, High_Signal = H_S_P/H_S, Low_No_Signal = L_N_P/L_N, Low_Signal = L_S_P/L_S)
        H_N = H_N_P
        H_S = H_S_P
        L_N = L_N_P
        L_S = L_S_P
        pop1 = data.frame(H_N,H_S,L_N,L_S)
        pop = rbind(pop, pop1)
        group_payoffs1 = data.frame(No_Signal = expected_payoffs1[[1]]*N_H + expected_payoffs1[[3]]*N_L, Signal = expected_payoffs1[[2]]*S_H + expected_payoffs1[[4]]*S_L)
        group_payoffs = rbind(group_payoffs, group_payoffs1)
        expected_payoffs = rbind(expected_payoffs, expected_payoffs1)
      }
    }
  }
  growth = pop[2:(time+1),]-pop[1:(time),]
  growth = growth %>%
    rename(High_No_Signal = H_N,
           High_Signal = H_S,
           Low_No_Signal = L_N,
           Low_Signal = L_S) %>%
    mutate(t = 1:time,
           Signal = High_Signal + Low_Signal,
           No_Signal = High_No_Signal + Low_No_Signal) %>%
    gather("No_Signal", "High_No_Signal", "Low_No_Signal", "Signal", "High_Signal", "Low_Signal", key = Type, value = "Growth")
  
  pop = pop %>%
    rename(High_No_Signal = H_N,
           High_Signal = H_S,
           Low_No_Signal = L_N,
           Low_Signal = L_S) %>%
    mutate(t = 0:time,
           Signal = High_Signal + Low_Signal,
           No_Signal = High_No_Signal + Low_No_Signal) %>%
    gather("No_Signal", "High_No_Signal", "Low_No_Signal", "Signal", "High_Signal", "Low_Signal", key = Type, value = "Population")
  
  expected_payoffs = cbind(expected_payoffs,group_payoffs)
  expected_payoffs = expected_payoffs %>%
    mutate(t = 1:time) %>%
    gather("No_Signal", "High_No_Signal", "Low_No_Signal", "Signal", "High_Signal", "Low_Signal", key = Type, value = "Growth_Rate")
  list(pop, expected_payoffs, growth)
}

test=evo_join_high(ratio, vHH, vHL, vLH, vLL, K, time, pop_grow, join_scenario, beta, start)


ggplot(data = test[[1]], aes(x = t, y = Population, color = Type)) +
  geom_line()+
  geom_vline(xintercept = ceiling(start))

ggplot(data = test[[2]], aes(x = t, y = Growth_Rate, color = Type)) +
  geom_line()+
  geom_vline(xintercept = ceiling(start))

ggplot(data = test[[3]], aes(x = t, y = Growth, color = Type)) +
  geom_line()+
  geom_vline(xintercept = ceiling(start))

regions = function(ratio, vHH, vHL, vLH, vLL, K, time, pop_grow, beta, start){
  #create a few graphs showing which group will survive the competition under different paramaters
  Klow = round(max(vLH-vLL,0),2)
  Khigh = round(vHH-vHL,2)
  Krange = seq(from = Klow, to = Khigh, by = .01)
  startrange = seq(from = 1, to = time, by = 1)
  betarange = seq(from = .01, to = 1, by = .01)
  SKregion = tibble(start = rep(startrange, length(Krange)), K = rep(Krange, each = length(startrange)), result = "")
  BKregion = tibble(beta = rep(betarange, length(Krange)), K = rep(Krange, each = length(betarange)), result = "")
  SBregion = tibble(start = rep(startrange, length(betarange)), beta = rep(betarange, each = length(startrange)), result = "")
  for(Kvar in Krange){
    #KSregion and BKregion first
    j = match(Kvar,Krange)
    H_N = ratio
    H_S = ratio
    L_N = 1-ratio
    L_S = 1-ratio
    pop = data.frame(H_N,H_S,L_N,L_S)
    SHH = max(vHH - Kvar, 0)
    SHL = max(vHL - Kvar, 0)
    SLH = max(vLH - Kvar, 0)
    SLL = max(vLL - Kvar, 0)
    payoffs = data.frame(vHH,vHL,vLH,vLL,SHH,SHL,SLH,SLL)
    if (time != 1){
      for(i in 1:(time-1)){
        H_N = as.numeric(tail(pop,1)[1])
        H_S = as.numeric(tail(pop,1)[2])
        L_N = as.numeric(tail(pop,1)[3])
        L_S = as.numeric(tail(pop,1)[4])
        S_H = if(H_S+L_S>0){
          H_S/(H_S+L_S)} else {0}
        S_L = 1-S_H
        N_H = if(H_N+L_N>0){
          H_N/(H_N+L_N)} else {0}
        N_L = 1-N_H
        H_N_P = H_N*(N_H*as.numeric(payoffs[1])+N_L*as.numeric(payoffs[2]))
        H_S_P = SHH*H_S
        L_N_P = L_N*(N_H*as.numeric(payoffs[3])+N_L*as.numeric(payoffs[4]))
        L_S_P = vLL*L_S
        if (pop_grow == "Fixed population"){
          Total_N_P = H_N_P+L_N_P
          Total_S_P = H_S_P+L_S_P
          H_N = H_N_P/Total_N_P
          H_S = H_S_P/Total_S_P
          L_N = L_N_P/Total_N_P
          L_S = L_S_P/Total_S_P
        }
        if (pop_grow == "Unbounded exponential growth") {
          H_N = H_N_P
          H_S = H_S_P
          L_N = L_N_P
          L_S = L_S_P
        }
        pop1 = data.frame(H_N,H_S,L_N,L_S)
        pop = rbind(pop, pop1)
      }
    }
    for(startvar in startrange){
      #SKregion
      i = match(startvar,startrange)
      popstart = pop[startvar,]
      stop = 0
      while(stop == 0){
        if (pop_grow == "Fixed population"){
          H_N = as.numeric(tail(popstart,1)[1])
          H_S = as.numeric(tail(popstart,1)[2])
          L_N = as.numeric(tail(popstart,1)[3])
          L_S = as.numeric(tail(popstart,1)[4])
          #Fight where each kills beta of other group
          S_D = (H_S+L_S)*beta
          N_D = (H_N+L_N)*beta
          if((H_S+L_S)<=N_D){
            if((H_N+L_N)<=S_D & S_D>N_D){
              #tiebreak goes to N
              SKregion$result[(j-1)*length(startrange)+i] = "S"
              stop = 1
            } else {
              SKregion$result[(j-1)*length(startrange)+i] = "N"
              stop = 1
            }
          }
          if((H_N+L_N)<=S_D){
            SKregion$result[(j-1)*length(startrange)+i] = "S"
            stop = 1
          }
          S_H = if(H_S+L_S>0){
            H_S/(H_S+L_S)} else {0}
          S_L = 1-S_H
          N_H = if(H_N+L_N>0){
            H_N/(H_N+L_N)} else {0}
          N_L = 1-N_H
          H_N = max(H_N-S_D*N_H,0)
          H_S = max(H_S-N_D*S_H,0)
          L_N = max(L_N-S_D*N_L,0)
          L_S = max(L_S-N_D*S_L,0)
          #Reproduce
          S_H = if(H_S+L_S>0){
            H_S/(H_S+L_S)} else {0}
          S_L = 1-S_H
          N_H = if(H_N+L_N>0){
            H_N/(H_N+L_N)} else {0}
          N_L = 1-N_H
          H_N_P = H_N*(N_H*as.numeric(payoffs[1])+N_L*as.numeric(payoffs[2]))
          H_S_P = H_S*SHH
          L_N_P = L_N*(N_H*as.numeric(payoffs[3])+N_L*as.numeric(payoffs[4]))
          L_S_P = L_S*vLL
          Total_P = H_N_P+L_N_P+H_S_P+L_S_P
          H_N = H_N_P/Total_P
          H_S = H_S_P/Total_P
          L_N = L_N_P/Total_P
          L_S = L_S_P/Total_P
          popstart1 = data.frame(H_N,H_S,L_N,L_S)
          popstart = rbind(popstart, popstart1)
        }
        if (pop_grow == "Unbounded exponential growth"){
          H_N = as.numeric(tail(popstart,1)[1])
          H_S = as.numeric(tail(popstart,1)[2])
          L_N = as.numeric(tail(popstart,1)[3])
          L_S = as.numeric(tail(popstart,1)[4])
          #Fight where each kills beta of other group
          S_D = (H_S+L_S)*beta
          N_D = (H_N+L_N)*beta
          if((H_S+L_S)<=N_D){
            if((H_N+L_N)<=S_D & S_D>N_D){
              #tiebreak goes to N
              SKregion$result[(j-1)*length(startrange)+i] = "S"
              stop = 1
            } else {
              SKregion$result[(j-1)*length(startrange)+i] = "N"
              stop = 1
            }
          }
          if((H_N+L_N)<=S_D){
            SKregion$result[(j-1)*length(startrange)+i] = "S"
            stop = 1
          }
          S_H = if(H_S+L_S>0){
            H_S/(H_S+L_S)} else {0}
          S_L = 1-S_H
          N_H = if(H_N+L_N>0){
            H_N/(H_N+L_N)} else {0}
          N_L = 1-N_H
          H_N = max(H_N-S_D*N_H,0)
          H_S = max(H_S-N_D*S_H,0)
          L_N = max(L_N-S_D*N_L,0)
          L_S = max(L_S-N_D*S_L,0)
          #Reproduce
          S_H = if(H_S+L_S>0){
            H_S/(H_S+L_S)} else {0}
          S_L = 1-S_H
          N_H = if(H_N+L_N>0){
            H_N/(H_N+L_N)} else {0}
          N_L = 1-N_H
          H_N_P = H_N*(N_H*as.numeric(payoffs[1])+N_L*as.numeric(payoffs[2]))
          H_S_P = H_S*SHH
          L_N_P = L_N*(N_H*as.numeric(payoffs[3])+N_L*as.numeric(payoffs[4]))
          L_S_P = L_S*vLL
          H_N = H_N_P
          H_S = H_S_P
          L_N = L_N_P
          L_S = L_S_P
          popstart1 = data.frame(H_N,H_S,L_N,L_S)
          popstart = rbind(popstart, popstart1)
        }
      }
    }
    for(betavar in betarange){
      #BKregion
      i = match(betavar, betarange)
      popstart = pop[start,]
      stop = 0
      while(stop == 0){
        if (pop_grow == "Fixed population"){
          H_N = as.numeric(tail(popstart,1)[1])
          H_S = as.numeric(tail(popstart,1)[2])
          L_N = as.numeric(tail(popstart,1)[3])
          L_S = as.numeric(tail(popstart,1)[4])
          #Fight where each kills beta of other group
          S_D = (H_S+L_S)*betavar
          N_D = (H_N+L_N)*betavar
          if((H_S+L_S)<=N_D){
            if((H_N+L_N)<=S_D & S_D>N_D){
              #tiebreak goes to N
              BKregion$result[(j-1)*length(betarange)+i] = "S"
              stop = 1
            } else {
              BKregion$result[(j-1)*length(betarange)+i] = "N"
              stop = 1
            }
          }
          if((H_N+L_N)<=S_D){
            BKregion$result[(j-1)*length(betarange)+i] = "S"
            stop = 1
          }
          S_H = if(H_S+L_S>0){
            H_S/(H_S+L_S)} else {0}
          S_L = 1-S_H
          N_H = if(H_N+L_N>0){
            H_N/(H_N+L_N)} else {0}
          N_L = 1-N_H
          H_N = max(H_N-S_D*N_H,0)
          H_S = max(H_S-N_D*S_H,0)
          L_N = max(L_N-S_D*N_L,0)
          L_S = max(L_S-N_D*S_L,0)
          #Reproduce
          S_H = if(H_S+L_S>0){
            H_S/(H_S+L_S)} else {0}
          S_L = 1-S_H
          N_H = if(H_N+L_N>0){
            H_N/(H_N+L_N)} else {0}
          N_L = 1-N_H
          H_N_P = H_N*(N_H*as.numeric(payoffs[1])+N_L*as.numeric(payoffs[2]))
          H_S_P = H_S*SHH
          L_N_P = L_N*(N_H*as.numeric(payoffs[3])+N_L*as.numeric(payoffs[4]))
          L_S_P = L_S*vLL
          Total_P = H_N_P+L_N_P+H_S_P+L_S_P
          H_N = H_N_P/Total_P
          H_S = H_S_P/Total_P
          L_N = L_N_P/Total_P
          L_S = L_S_P/Total_P
          popstart1 = data.frame(H_N,H_S,L_N,L_S)
          popstart = rbind(popstart, popstart1)
        }
        if (pop_grow == "Unbounded exponential growth"){
          H_N = as.numeric(tail(popstart,1)[1])
          H_S = as.numeric(tail(popstart,1)[2])
          L_N = as.numeric(tail(popstart,1)[3])
          L_S = as.numeric(tail(popstart,1)[4])
          #Fight where each kills beta of other group
          S_D = (H_S+L_S)*betavar
          N_D = (H_N+L_N)*betavar
          if((H_S+L_S)<=N_D){
            if((H_N+L_N)<=S_D & S_D>N_D){
              #tiebreak goes to N
              BKregion$result[(j-1)*length(betarange)+i] = "S"
              stop = 1
            } else {
              BKregion$result[(j-1)*length(betarange)+i] = "N"
              stop = 1
            }
          }
          if((H_N+L_N)<=S_D){
            BKregion$result[(j-1)*length(betarange)+i] = "S"
            stop = 1
          }
          S_H = if(H_S+L_S>0){
            H_S/(H_S+L_S)} else {0}
          S_L = 1-S_H
          N_H = if(H_N+L_N>0){
            H_N/(H_N+L_N)} else {0}
          N_L = 1-N_H
          H_N = max(H_N-S_D*N_H,0)
          H_S = max(H_S-N_D*S_H,0)
          L_N = max(L_N-S_D*N_L,0)
          L_S = max(L_S-N_D*S_L,0)
          #Reproduce
          S_H = if(H_S+L_S>0){
            H_S/(H_S+L_S)} else {0}
          S_L = 1-S_H
          N_H = if(H_N+L_N>0){
            H_N/(H_N+L_N)} else {0}
          N_L = 1-N_H
          H_N_P = H_N*(N_H*as.numeric(payoffs[1])+N_L*as.numeric(payoffs[2]))
          H_S_P = H_S*SHH
          L_N_P = L_N*(N_H*as.numeric(payoffs[3])+N_L*as.numeric(payoffs[4]))
          L_S_P = L_S*vLL
          H_N = H_N_P
          H_S = H_S_P
          L_N = L_N_P
          L_S = L_S_P
          popstart1 = data.frame(H_N,H_S,L_N,L_S)
          popstart = rbind(popstart, popstart1)
        }
      }
    }
  }
  ##SBregion
  H_N = ratio
  H_S = ratio
  L_N = 1-ratio
  L_S = 1-ratio
  pop = data.frame(H_N,H_S,L_N,L_S)
  SHH = max(vHH - K, 0)
  SHL = max(vHL - K, 0)
  SLH = max(vLH - K, 0)
  SLL = max(vLL - K, 0)
  payoffs = data.frame(vHH,vHL,vLH,vLL,SHH,SHL,SLH,SLL)
  if (time != 1){
    for(i in 1:(time-1)){
      H_N = as.numeric(tail(pop,1)[1])
      H_S = as.numeric(tail(pop,1)[2])
      L_N = as.numeric(tail(pop,1)[3])
      L_S = as.numeric(tail(pop,1)[4])
      S_H = if(H_S+L_S>0){
        H_S/(H_S+L_S)} else {0}
      S_L = 1-S_H
      N_H = if(H_N+L_N>0){
        H_N/(H_N+L_N)} else {0}
      N_L = 1-N_H
      H_N_P = H_N*(N_H*as.numeric(payoffs[1])+N_L*as.numeric(payoffs[2]))
      H_S_P = SHH*H_S
      L_N_P = L_N*(N_H*as.numeric(payoffs[3])+N_L*as.numeric(payoffs[4]))
      L_S_P = vLL*L_S
      if (pop_grow == "Fixed population"){
        Total_N_P = H_N_P+L_N_P
        Total_S_P = H_S_P+L_S_P
        H_N = H_N_P/Total_N_P
        H_S = H_S_P/Total_S_P
        L_N = L_N_P/Total_N_P
        L_S = L_S_P/Total_S_P
      }
      if (pop_grow == "Unbounded exponential growth") {
        H_N = H_N_P
        H_S = H_S_P
        L_N = L_N_P
        L_S = L_S_P
      }
      pop1 = data.frame(H_N,H_S,L_N,L_S)
      pop = rbind(pop, pop1)
    }
  }
  for(startvar in startrange){
    i = match(startvar, startrange)
    for(betavar in betarange){
      j = match(betavar, betarange)
      popstart = pop[startvar,]
      stop = 0
      while(stop == 0){
        if (pop_grow == "Fixed population"){
          H_N = as.numeric(tail(popstart,1)[1])
          H_S = as.numeric(tail(popstart,1)[2])
          L_N = as.numeric(tail(popstart,1)[3])
          L_S = as.numeric(tail(popstart,1)[4])
          #Fight where each kills beta of other group
          S_D = (H_S+L_S)*betavar
          N_D = (H_N+L_N)*betavar
          if((H_S+L_S)<=N_D){
            if((H_N+L_N)<=S_D & S_D>N_D){
              #tiebreak goes to N
              SBregion$result[(j-1)*length(startrange)+i] = "S"
              stop = 1
            } else {
              SBregion$result[(j-1)*length(startrange)+i] = "N"
              stop = 1
            }
          }
          if((H_N+L_N)<=S_D){
            SBregion$result[(j-1)*length(startrange)+i] = "S"
            stop = 1
          }
          S_H = if(H_S+L_S>0){
            H_S/(H_S+L_S)} else {0}
          S_L = 1-S_H
          N_H = if(H_N+L_N>0){
            H_N/(H_N+L_N)} else {0}
          N_L = 1-N_H
          H_N = max(H_N-S_D*N_H,0)
          H_S = max(H_S-N_D*S_H,0)
          L_N = max(L_N-S_D*N_L,0)
          L_S = max(L_S-N_D*S_L,0)
          #Reproduce
          S_H = if(H_S+L_S>0){
            H_S/(H_S+L_S)} else {0}
          S_L = 1-S_H
          N_H = if(H_N+L_N>0){
            H_N/(H_N+L_N)} else {0}
          N_L = 1-N_H
          H_N_P = H_N*(N_H*as.numeric(payoffs[1])+N_L*as.numeric(payoffs[2]))
          H_S_P = H_S*SHH
          L_N_P = L_N*(N_H*as.numeric(payoffs[3])+N_L*as.numeric(payoffs[4]))
          L_S_P = L_S*vLL
          Total_P = H_N_P+L_N_P+H_S_P+L_S_P
          H_N = H_N_P/Total_P
          H_S = H_S_P/Total_P
          L_N = L_N_P/Total_P
          L_S = L_S_P/Total_P
          popstart1 = data.frame(H_N,H_S,L_N,L_S)
          popstart = rbind(popstart, popstart1)
        }
        if (pop_grow == "Unbounded exponential growth"){
          H_N = as.numeric(tail(popstart,1)[1])
          H_S = as.numeric(tail(popstart,1)[2])
          L_N = as.numeric(tail(popstart,1)[3])
          L_S = as.numeric(tail(popstart,1)[4])
          #Fight where each kills beta of other group
          S_D = (H_S+L_S)*betavar
          N_D = (H_N+L_N)*betavar
          if((H_S+L_S)<=N_D){
            if((H_N+L_N)<=S_D & S_D>N_D){
              #tiebreak goes to N
              SBregion$result[(j-1)*length(startrange)+i] = "S"
              stop = 1
            } else {
              SBregion$result[(j-1)*length(startrange)+i] = "N"
              stop = 1
            }
          }
          if((H_N+L_N)<=S_D){
            SBregion$result[(j-1)*length(startrange)+i] = "S"
            stop = 1
          }
          S_H = if(H_S+L_S>0){
            H_S/(H_S+L_S)} else {0}
          S_L = 1-S_H
          N_H = if(H_N+L_N>0){
            H_N/(H_N+L_N)} else {0}
          N_L = 1-N_H
          H_N = max(H_N-S_D*N_H,0)
          H_S = max(H_S-N_D*S_H,0)
          L_N = max(L_N-S_D*N_L,0)
          L_S = max(L_S-N_D*S_L,0)
          #Reproduce
          S_H = if(H_S+L_S>0){
            H_S/(H_S+L_S)} else {0}
          S_L = 1-S_H
          N_H = if(H_N+L_N>0){
            H_N/(H_N+L_N)} else {0}
          N_L = 1-N_H
          H_N_P = H_N*(N_H*as.numeric(payoffs[1])+N_L*as.numeric(payoffs[2]))
          H_S_P = H_S*SHH
          L_N_P = L_N*(N_H*as.numeric(payoffs[3])+N_L*as.numeric(payoffs[4]))
          L_S_P = L_S*vLL
          H_N = H_N_P
          H_S = H_S_P
          L_N = L_N_P
          L_S = L_S_P
          popstart1 = data.frame(H_N,H_S,L_N,L_S)
          popstart = rbind(popstart, popstart1)
        }
      }
    }
  }
  list(SKregion, BKregion, SBregion)
}

test = regions(ratio,vHH,vHL,vLH,vLL,K,time,pop_grow,beta,start)

ggplot(data = test[[1]], aes(x = start, y = K, fill = result)) +
  geom_tile(color = "black") +
  scale_fill_manual(values = c("N"=4, "S"=6)) +
  geom_vline(xintercept = start, color = "white") +
  geom_hline(yintercept = K, color = "white")

ggplot(data = test[[2]], aes(x = beta, y = K, fill = result)) +
  geom_tile(color = "black") +
  scale_fill_manual(values = c("N"=4, "S"=6)) +
  geom_vline(xintercept = beta, color = "white") +
  geom_hline(yintercept = K, color = "white")

ggplot(data = test[[3]], aes(x = start, y = beta, fill = result)) +
  geom_tile(color = "black") +
  scale_fill_manual(values = c("N"=4, "S"=6)) +
  geom_vline(xintercept = start, color = "white") +
  geom_hline(yintercept = beta, color = "white") 
  
